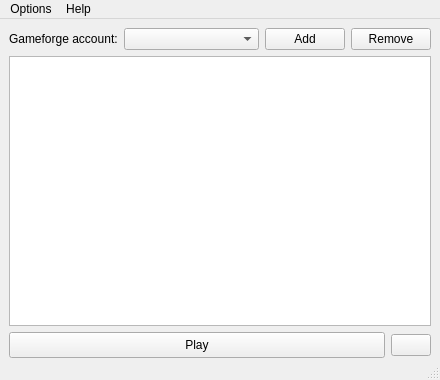
<?xml version="1.0" encoding="UTF-8"?>
<ui version="4.0">
 <class>MainWindow</class>
 <widget class="QMainWindow" name="MainWindow">
  <property name="geometry">
   <rect>
    <x>0</x>
    <y>0</y>
    <width>440</width>
    <height>380</height>
   </rect>
  </property>
  <property name="windowTitle">
   <string>Gfless Client</string>
  </property>
  <widget class="QWidget" name="centralwidget">
   <layout class="QVBoxLayout" name="verticalLayout">
    <property name="bottomMargin">
     <number>0</number>
    </property>
    <item>
     <layout class="QHBoxLayout" name="horizontalLayout">
      <item>
       <widget class="QLabel" name="label_3">
        <property name="text">
         <string>Gameforge account:</string>
        </property>
       </widget>
      </item>
      <item>
       <layout class="QHBoxLayout" name="horizontalLayout_2" stretch="1,0,0">
        <item>
         <widget class="QComboBox" name="gameforgeAccountComboBox"/>
        </item>
        <item>
         <widget class="QPushButton" name="addGameforgeAccountButton">
          <property name="text">
           <string>Add</string>
          </property>
         </widget>
        </item>
        <item>
         <widget class="QPushButton" name="removeGameforgeAccountButton">
          <property name="text">
           <string>Remove</string>
          </property>
         </widget>
        </item>
       </layout>
      </item>
     </layout>
    </item>
    <item>
     <widget class="QListWidget" name="accountsListWidget">
      <property name="selectionMode">
       <enum>QAbstractItemView::ExtendedSelection</enum>
      </property>
     </widget>
    </item>
    <item>
     <layout class="QHBoxLayout" name="horizontalLayout_3" stretch="1,0">
      <item>
       <widget class="QPushButton" name="openAccountsButton">
        <property name="minimumSize">
         <size>
          <width>0</width>
          <height>26</height>
         </size>
        </property>
        <property name="text">
         <string>Play</string>
        </property>
       </widget>
      </item>
      <item>
       <widget class="QPushButton" name="gameSettingsButton">
        <property name="text">
         <string/>
        </property>
        <property name="icon">
         <iconset resource="resources.qrc">
          <normaloff>:/resources/settings_icon.png</normaloff>:/resources/settings_icon.png</iconset>
        </property>
        <property name="iconSize">
         <size>
          <width>20</width>
          <height>20</height>
         </size>
        </property>
       </widget>
      </item>
     </layout>
    </item>
   </layout>
  </widget>
  <widget class="QMenuBar" name="menubar">
   <property name="geometry">
    <rect>
     <x>0</x>
     <y>0</y>
     <width>440</width>
     <height>20</height>
    </rect>
   </property>
   <widget class="QMenu" name="menuSettings">
    <property name="title">
     <string>Options</string>
    </property>
    <addaction name="actionSettings"/>
   </widget>
   <widget class="QMenu" name="menuHelp">
    <property name="title">
     <string>Help</string>
    </property>
    <addaction name="separator"/>
    <addaction name="actionGet_help"/>
    <addaction name="separator"/>
    <addaction name="actionAbout_3"/>
   </widget>
   <addaction name="menuSettings"/>
   <addaction name="menuHelp"/>
  </widget>
  <widget class="QStatusBar" name="statusbar"/>
  <action name="actionSettings">
   <property name="text">
    <string>Settings</string>
   </property>
  </action>
  <action name="actionGet_help">
   <property name="text">
    <string>Get help</string>
   </property>
  </action>
  <action name="actionAbout_3">
   <property name="text">
    <string>About</string>
   </property>
  </action>
 </widget>
 <resources>
  <include location="resources.qrc"/>
 </resources>
 <connections/>
</ui>
